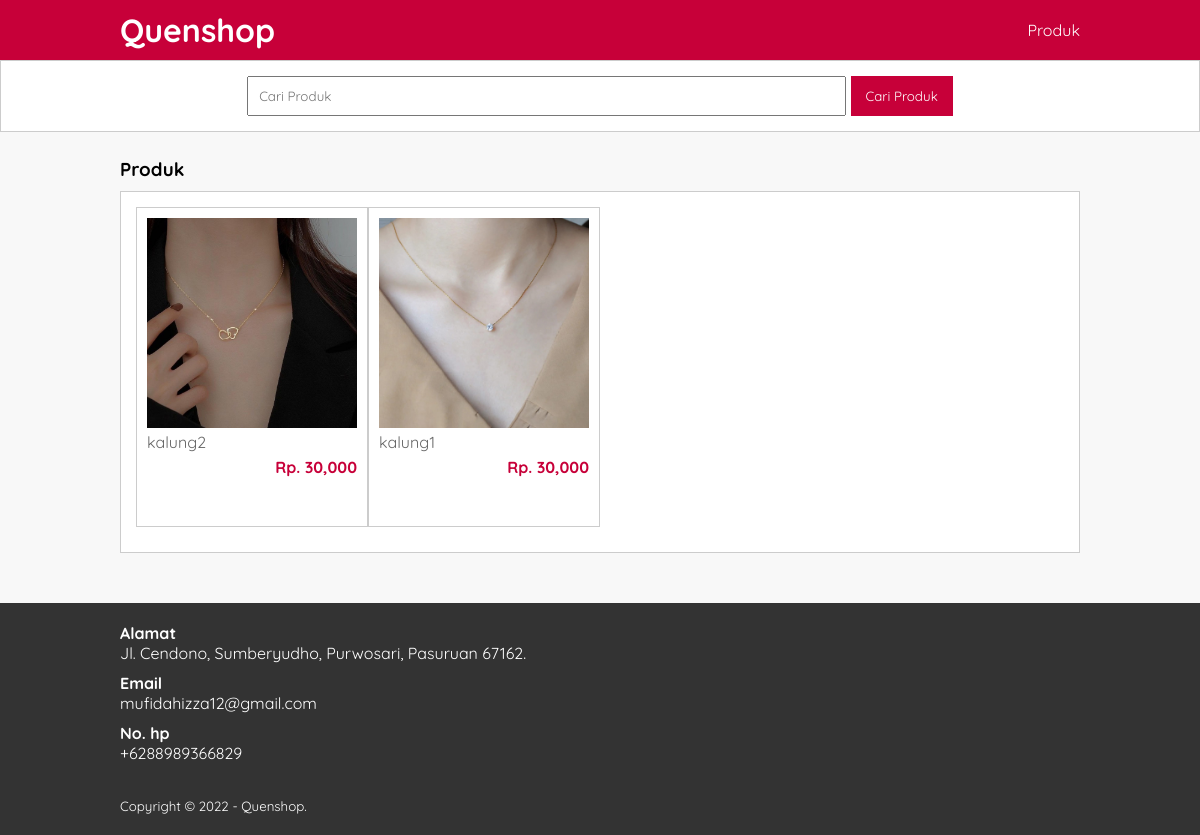
/produk.php?kat=22, run on the app's committed database.
### tables this page shows
CREATE TABLE `tb_product` (
  `product_id` int(11) NOT NULL,
  `category_id` int(11) NOT NULL,
  `product_name` varchar(100) NOT NULL,
  `product_price` int(11) NOT NULL,
  `product_description` text NOT NULL,
  `product_image` varchar(100) NOT NULL,
  `product_status` tinyint(1) NOT NULL,
  `date_created` timestamp NOT NULL DEFAULT current_timestamp()
);

### produk.php (the view, shortened to what this page needs)
<?php
     include 'db.php';
     $kontak = mysqli_query($conn, "SELECT admin_telp, admin_email, admin_address FROM tb_admin WHERE admin_id =1");
     $a = mysqli_fetch_object($kontak);
?>
<!DOCTYPE html>
<html>
<head>
	<link rel="stylesheet" type="text/css" href="css/style.css">
</head>
<body>
   <header>
   	<div class="container">
   	   <h1><a href="index.php">Quenshop</a></h1>
   	   <ul>
   		    <li><a href="produk.php">Produk</a></li>
   	   </ul>
      </div>
   </header>
   <div class="search">
      <div class="container">
         <form action="produk.php">
            <input type="text" name="search" placeholder="Cari Produk" value="<?php echo $_GET['search'] ?>">
            <input type="submit" name="cari" value="Cari Produk">
         </form>
       </div>
   </div>
   <div class="section">
      <div class="container">
         <h3>Produk</h3>
         <div class="box">
            <?php
                if($_GET['search'] != '' || $_GET['kat'] != ''){
                    $where = "AND product_name LIKE '%".$_GET['search']."%' AND category_id LIKE '%".$_GET['kat']."%' ";
                }
                $produk = mysqli_query($conn, "SELECT * FROM tb_product WHERE product_status = 1 $where ORDER BY product_id DESC");
                if(mysqli_num_rows($produk) > 0){
                    while($p = mysqli_fetch_array($produk)){
            ?>
                <a href="detail-produk.php?id=<?php echo $p['product_id'] ?>">
                    <div class="col-4">
                        <img src="produk/<?php echo $p['product_image'] ?>">
                        <p class="nama"><?php echo substr($p['product_name'], 0, 30) ?></p>
                        <p class="harga">Rp. <?php echo number_format($p['product_price']) ?></p>
                    </div>
                </a>
            <?php }}else{ ?>
                <p>Produk tidak ada</p>
            <?php } ?>
         </div>
      </div>
   </div>
   <div class="footer">
      <div class="container">
         <h4>Alamat</h4>
         <p><?php echo $a->admin_address ?></p>
         <h4>Email</h4>
         <p><?php echo $a->admin_email ?></p>
         <h4>No. hp</h4>
         <p><?php echo $a->admin_telp ?></p>
         <small>Copyright &copy; 2022 - Quenshop.</small>
      </div>
   </div>
</body>
</html>

### css/style.css (style rules this page uses)
* { padding:0; margin:0; font-family: 'Quicksand', sans-serif; }
body { background-color: #f8f8f8; }
a { color: inherit; text-decoration: none; }
header { background-color: #C70039; color: #fff; }
header h1 { float: left; padding:10px 0; }
header ul { float: right; }
header ul li { display: inline-block; }
header ul li a { padding: 20px 0 20px 15px; display: inline-block; }
.container { width: 80%; margin:0 auto; }
.container:after { content: ''; display: block; clear: both; }
.section { padding:25px 0; }
.box { background-color: #fff; border:1px solid #ccc; padding:15px; box-sizing: border-box; margin:10px 0 25px 0; }
.box:after { content: ''; display: block; clear: both; }
.search { padding:15px 0; background-color: #fff; border:1px solid #ccc; text-align: center; }
.search input[type=text] { width: 60%; padding:10px; }
.search input[type=submit] { padding:12px 15px; background-color: #c70039; color:#fff; border:none; cursor: pointer; }
.col-4 { width:25%; height: 320px; border:1px solid #ccc; float: left; padding:10px; box-sizing: border-box; margin-bottom: 10px; }
.col-4 img { width: 100%; }
.col-4 .nama { color: #666; margin-bottom: 5px; }
.col-4 .harga { font-weight: bold; color: #c70039; float: right; }
.footer { padding: 20px 0; background-color: #333; color: #fff; text-align: left; }
.footer p { margin-bottom: 10px; }
.footer small { margin-top: 25px; display: inline-block; }

### data on the page
tb_product: product_image (picture), product_name "kalung2", product_price "30,000"
tb_product: product_image (picture), product_name "kalung1", product_price "30,000"

### other printed values
$a->admin_address "Jl. Cendono, Sumberyudho, Purwosari, Pasuruan 67162."
$a->admin_email "mufidahizza12@gmail.com"
$a->admin_telp "+6288989366829"
